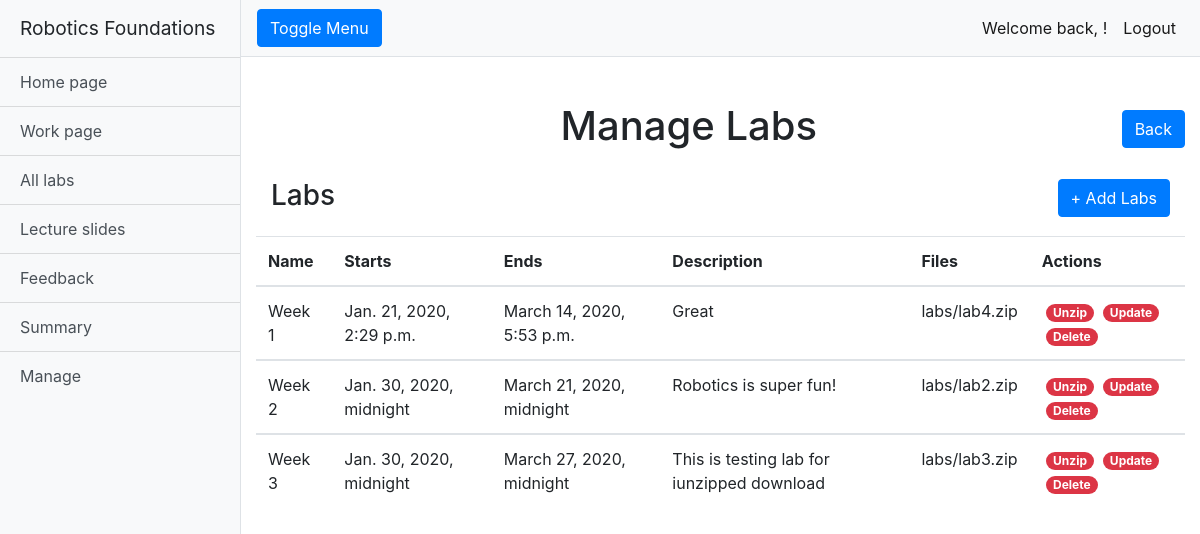
Page /rfwa/manage_labs/ (signed in) on the committed database.
### rfwa/models.py (models this page shows, shortened)
class Lab(models.Model):
    name = models.CharField(max_length=128)
    description = models.TextField(max_length=2048)
    open_Date = models.DateTimeField(timezone.now())
    close_Date = models.DateTimeField(timezone.now())
    lab_Files = models.FileField(upload_to='labs/')
    slug = models.SlugField(primary_key=True, blank=True)

### rfwa/views.py (the view)
# urls.py: path("manage_labs/", views.manage_labs, name="manage_labs"),
@login_required
def manage_labs(request):
    if request.user.is_superuser:
        labs = Lab.objects.order_by('open_Date')
    return render(request, "rfwa/manage_labs.html", {'labs': labs})

### templates/rfwa/manage_labs.html (shortened to what this page needs)
{% extends "rfwa/base.html" %}
{% load static %}
{% block extra_head %}
<link href="{% static 'css/manage_page.css' %}" rel="stylesheet">
{% endblock %}
{% block body_block %}
{% if user.is_superuser %}
<div class="container-fluid">
    <div class="row">
        <h1 class="col-12 text-center mt-4">Manage Labs <a class="rightside" href="/rfwa/manage/"><button type="button"
                    class="btn btn-primary">Back</button></a></h1>
    </div>
    <div class="table-group">
        <div class="title-group">
            <h1 class="col-12 text-left table-header">Labs
                <a class="rightside" href="{% url 'add_lab'%}"><button type="button" class="btn btn-primary">+ Add
                        Labs</button></a>
            </h1>
        </div>
        <table class="table table-hover">
            {% if labs %}
            <thead>
                <tr>
                    <th scope="col">Name</th>
                    <th scope="col">Starts</th>
                    <th scope="col">Ends</th>
                    <th scope="col">Description</th>
                    <th scope="col">Files</th>
                    <th scope="col">Actions</th>
                </tr>
            </thead>
            {% for lab in labs %}
            <tbody>
                <tr>
                    <td>{{lab.name}}</td>
                    <td>{{lab.open_Date}}</td>
                    <td>{{lab.close_Date}}</td>
                    <td>{{lab.description}}</td>
                    <td>{{lab.lab_Files}}</td>
                    <td>
                        <a class="btn-link text-white badge badge-danger badge-pill ml-1"
                            href="{% url  'unzip_lab' lab.slug %}">Unzip</a>
                        <a class="btn-link text-white badge badge-danger badge-pill ml-1"
                            href="{% url  'update_lab' lab.slug %}">Update</a>
                        <a class="btn-link text-white badge badge-danger badge-pill ml-1"
                            href="{% url  'delete_lab' lab.slug %}">Delete</a>
                    </td>
                </tr>
            </tbody>
            {% endfor %}
            {% else %}
            <h3 class="text-center mt-3">There are no labs uploaded.</h3>
            {% endif %}
        </table>
    </div>
</div>
{% endif %}
{% endblock %}

### static/css/simple-sidebar.css (style rules this page uses)
body { overflow-x: hidden; }

### static/css/override.css (style rules this page uses)
.mt-4 { text-align: center; vertical-align: middle; line-height: 90px; }

### static/css/manage_page.css (style rules this page uses)
.title-group { padding-bottom: 15px; }
.table-header { font-size: 1.75rem; }
.rightside { float: right; }

### rows in the picture
Lab: name "Week 1", open_Date "Jan. 21, 2020, 2:29 p.m.", close_Date "March 14, 2020, 5:53 p.m.", description "Great", lab_Files "labs/lab4.zip"
Lab: name "Week 2", open_Date "Jan. 30, 2020, midnight", close_Date "March 21, 2020, midnight", description "Robotics is super fun!", lab_Files "labs/lab2.zip"
Lab: name "Week 3", open_Date "Jan. 30, 2020, midnight", close_Date "March 27, 2020, midnight", description "This is testing lab for iunzipped download", lab_Files "labs/lab3.zip"
